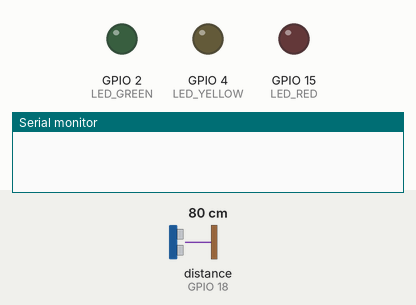
Bench run of a sketch on a simulated ESP32. On the bench: output pins drawn as LEDs (lit = HIGH), the last lines printed to the serial monitor. Wiring (inferred from the names in the program): ultrasonic range finder: trigger GPIO 5; echo GPIO 18. The inputs (shaded band) are chosen by the test bench; at power-on: distance to the obstacle (sensor on GPIO 18) 80 cm. The echo pulse lasts 58.3 µs per cm; WiFi joins after 1.5 s; servers stay silent unless stated; pins used as bus, display or sensor lines are not drawn.

Above: at 0.0 s.
At 1.1 s:
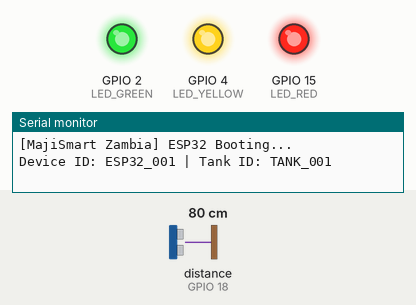
Timing chart, 0 to 3.3 s (numbered marks = the images above):
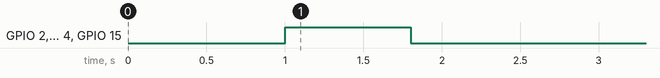

The sketch:

maji_smart_esp32.ino
```cpp
/*
 * ==============================================================================
 * MAJISMART ZAMBIA — ESP32 FIRMWARE FOR WATER TANK MONITORING
 * Hardware: ESP32 DevKit V1 + Ultrasonic Sensor (HC-SR04 / JSN-SR04T) + Status LEDs
 *
 * Sends authenticated raw sensor distance; the server interprets geometry,
 * calibration and condition. Configure HTTPS, CA certificate and device key.
 * ==============================================================================
 */

#include <WiFi.h>
#include <HTTPClient.h>
#include <WiFiClientSecure.h>
#include <ArduinoJson.h>

// ------------------------------------------------------------------------------
// DEVICE IDENTITY & BACKEND CONFIGURATION
// ------------------------------------------------------------------------------
const char* DEVICE_ID       = "ESP32_001";
const char* TANK_ID         = "TANK_001";
const char* BACKEND_URL     = "https://YOUR-RENDER-SERVICE.onrender.com/api/iot/readings";
const char* IOT_API_KEY     = "YOUR_DEVICE_API_KEY";
// Install the trusted CA certificate for the HTTPS server, not an insecure bypass.
const char* SERVER_CA_CERT = "YOUR_CA_CERT_PEM";

// Wi-Fi Credentials
const char* WIFI_SSID       = "YOUR_WIFI_SSID";
const char* WIFI_PASSWORD   = "YOUR_WIFI_PASSWORD";

// Telemetry Reporting Interval (milliseconds)
const unsigned long REPORT_INTERVAL_MS = 10000; // Send reading every 10 seconds

// ------------------------------------------------------------------------------
// PIN DEFINITIONS
// ------------------------------------------------------------------------------
#define TRIG_PIN     5   // Ultrasonic Trigger pin
#define ECHO_PIN     18  // Ultrasonic Echo pin

#define LED_GREEN    2   // Normal water level indicator
#define LED_YELLOW   4   // Low water warning indicator
#define LED_RED      15  // Critical water alert indicator

unsigned long lastReportTime = 0;
int retryAttempts = 0;

void setup() {
  Serial.begin(115200);
  delay(1000);
  Serial.println("\n[MajiSmart Zambia] ESP32 Booting...");
  Serial.printf("Device ID: %s | Tank ID: %s\n", DEVICE_ID, TANK_ID);

  // Initialize GPIO Pins
  pinMode(TRIG_PIN, OUTPUT);
  pinMode(ECHO_PIN, INPUT);
  pinMode(LED_GREEN, OUTPUT);
  pinMode(LED_YELLOW, OUTPUT);
  pinMode(LED_RED, OUTPUT);

  // Lamp test
  setLEDs(true, true, true);
  delay(800);
  setLEDs(false, false, false);

  // Connect to Wi-Fi
  connectWiFi();
}

void loop() {
  // Ensure Wi-Fi stays connected
  if (WiFi.status() != WL_CONNECTED) {
    connectWiFi();
  }

  unsigned long currentMillis = millis();
  if (currentMillis - lastReportTime >= REPORT_INTERVAL_MS || lastReportTime == 0) {
    lastReportTime = currentMillis;

    // 1. Measure distance using ultrasonic sensor
    float distance_cm = measureDistance();

    if (distance_cm < 0 || distance_cm > 400.0) {
      Serial.println("[ERROR] Sensor reading timeout or out of range");
      setLEDs(false, false, true);
      sendTelemetry(0, true); // Report a fault; never send a fabricated level.
      return;
    }

    // The backend alone interprets distance using the installed calibration.
    Serial.printf("[SENSOR] Median distance: %.2f cm\n", distance_cm);
    sendTelemetry(distance_cm, false);

  }
}

// ------------------------------------------------------------------------------
// ULTRASONIC SENSOR MEASUREMENT (Median filtered over 5 pings)
// ------------------------------------------------------------------------------
float measureDistance() {
  float readings[5];
  for (int i = 0; i < 5; i++) {
    digitalWrite(TRIG_PIN, LOW);
    delayMicroseconds(2);
    digitalWrite(TRIG_PIN, HIGH);
    delayMicroseconds(10);
    digitalWrite(TRIG_PIN, LOW);

    long duration = pulseIn(ECHO_PIN, HIGH, 30000); // 30ms timeout
    if (duration == 0) {
      readings[i] = -1;
    } else {
      // Speed of sound: 343 m/s => 0.0343 cm/microsecond / 2
      readings[i] = (duration * 0.0343) / 2.0;
    }
    delay(20);
  }

  // Reject timeouts/out-of-range samples and require a majority of valid pings.
  float valid[5];
  int count = 0;
  for (int i = 0; i < 5; i++) if (readings[i] >= 2.0 && readings[i] <= 400.0) valid[count++] = readings[i];
  if (count < 3) return -1.0;
  for (int i = 1; i < count; i++) {
    float x = valid[i]; int j = i - 1;
    while (j >= 0 && valid[j] > x) { valid[j + 1] = valid[j]; j--; }
    valid[j + 1] = x;
  }
  return count % 2 ? valid[count / 2] : (valid[count / 2 - 1] + valid[count / 2]) / 2.0;

}

// ------------------------------------------------------------------------------
// SEND TELEMETRY IN PHOTO CONTRACT FORMAT
// ------------------------------------------------------------------------------
void sendTelemetry(float distance_cm, bool sensorFault) {
  if (WiFi.status() != WL_CONNECTED) {
    Serial.println("[HTTP] Wi-Fi not connected. Reading dropped; will sample again on the next interval.");
    return;
  }

  if (!String(BACKEND_URL).startsWith("https://") || String(SERVER_CA_CERT).indexOf("BEGIN CERTIFICATE") < 0) {
    Serial.println("[HTTP] Configure HTTPS and a trusted CA certificate before use.");
    return;
  }
  WiFiClientSecure client;
  client.setCACert(SERVER_CA_CERT);
  HTTPClient http;
  if (!http.begin(client, BACKEND_URL)) { Serial.println("[HTTP] TLS setup failed"); return; }
  http.addHeader("Content-Type", "application/json");
  http.addHeader("x-api-key", IOT_API_KEY);
  http.setTimeout(5000);

  // Construct JSON document matching photo exactly
  StaticJsonDocument<256> doc;
  doc["device_id"]           = DEVICE_ID;
  doc["tank_id"]             = TANK_ID;
  if (sensorFault) doc["sensor_fault"] = "INVALID_SAMPLE";
  else doc["distance_cm"] = serialized(String(distance_cm, 1));

  String requestBody;
  serializeJson(doc, requestBody);

  Serial.println("[HTTP] POST " + String(BACKEND_URL));
  Serial.println("[HTTP] Payload: " + requestBody);

  int httpResponseCode = http.POST(requestBody);

  if (httpResponseCode >= 200 && httpResponseCode < 300) {
    String response = http.getString();
    Serial.printf("[HTTP] Accepted (Code: %d)\n", httpResponseCode);
    StaticJsonDocument<768> result;
    if (deserializeJson(result, response) == DeserializationError::Ok) {
      const char* condition = result["data"]["condition"] | "";
      if (strcmp(condition, "CRITICAL") == 0) setLEDs(false, false, true);
      else if (strcmp(condition, "LOW") == 0 || strcmp(condition, "WARNING") == 0) setLEDs(false, true, false);
      else if (strcmp(condition, "NORMAL") == 0) setLEDs(true, false, false);
    }
    retryAttempts = 0;
  } else {
    Serial.printf("[HTTP] Rejected or failed; next sample will retry. Code: %d, Error: %s\n",
                  httpResponseCode, http.errorToString(httpResponseCode).c_str());
    retryAttempts++;
  }

  http.end();
}

// ------------------------------------------------------------------------------
// HARDWARE LED CONTROLLER
// ------------------------------------------------------------------------------
void setLEDs(bool green, bool yellow, bool red) {
  digitalWrite(LED_GREEN, green ? HIGH : LOW);
  digitalWrite(LED_YELLOW, yellow ? HIGH : LOW);
  digitalWrite(LED_RED, red ? HIGH : LOW);
}

// ------------------------------------------------------------------------------
// WI-FI CONNECTION WITH EXPONENTIAL BACKOFF
// ------------------------------------------------------------------------------
void connectWiFi() {
  if (WiFi.status() == WL_CONNECTED) return;

  Serial.printf("[WiFi] Connecting to SSID: %s", WIFI_SSID);
  WiFi.mode(WIFI_STA);
  WiFi.begin(WIFI_SSID, WIFI_PASSWORD);

  int attempts = 0;
  while (WiFi.status() != WL_CONNECTED && attempts < 20) {
    delay(500);
    Serial.print(".");
    attempts++;
  }

  if (WiFi.status() == WL_CONNECTED) {
    Serial.println("\n[WiFi] Connected! IP Address: " + WiFi.localIP().toString());
  } else {
    Serial.println("\n[WiFi] Connection failed. Will retry on next cycle.");
  }
}
```
